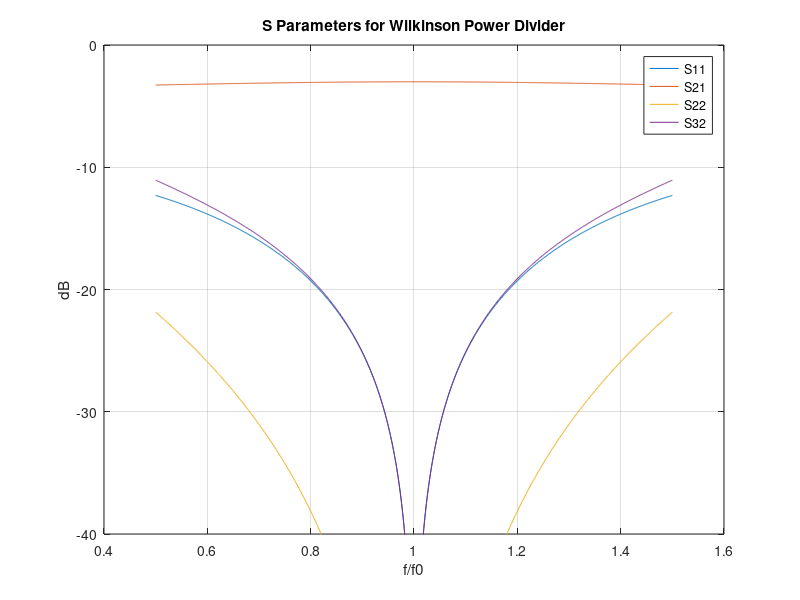

Write MATLAB code to recreate this figure.
% Microwaves 2
% 2nd Project 

close all;
clearvars;

normFreq = 0.5:0.001:1.5;

% Constants & Variables
Z0 = sqrt(2);
Z1 = 1;
Z2 = 2;
theta = pi/2*normFreq;

%S11
Zin = 1/2*Z0*(1+(1i)*Z0*tan(theta))./(Z0+(1i)*tan(theta));
S11 = (Zin-1)./(Zin+1);
plot(normFreq, 20*log10(abs(S11)))
hold on
grid on
ylim([-40 0])

%S21
S21 = zeros(1, length(normFreq));
for i = 1:length(normFreq)
    ABCD = [cos(theta(i)) 1i*Z0*sin(theta(i));1i/Z0*sin(theta(i)) cos(theta(i))];
    A = ABCD(1,1);
    B = ABCD(1,2);
    C = ABCD(2,1);
    D = ABCD(2,2);
    S21(i) = 2*Z1/Z2/(A + B/Z2 + C*Z1 + D*Z1/Z2);
end
plot(normFreq, 20*log10(abs(S21)))

%S22
ZinEven = Z0*(Z2+1i*Z0*tan(theta))./(Z0+1i*Z2*tan(theta));
ZinOdd = 1i*Z0*tan(theta)./(1i*Z0*tan(theta)+1);
S22 = 1/2*((ZinEven-1)./(ZinEven+1)+(ZinOdd-1)./(ZinOdd+1));
plot(normFreq, 20*log10(abs(S22)))

%S32
GammaEven = (ZinEven-1)./(ZinEven+1);
GammaOdd =(ZinOdd-1)./(ZinOdd+1);
S32 = 0.5*(GammaEven - GammaOdd);
plot(normFreq, 20*log10(abs(S32)))
ylabel('dB')
xlabel('f/f0')
title('S Parameters for Wilkinson Power Divider')
legend('S11','S21','S22','S32')

%Bandwidth
index1 = (length(normFreq)+1)/2;
index2 = 0;
for i = 1:index1
    if 20*log10(abs(S32(i)))>-20
        index2 = i;
    end
end
BW = 200*(normFreq(index1)-normFreq(index2));


